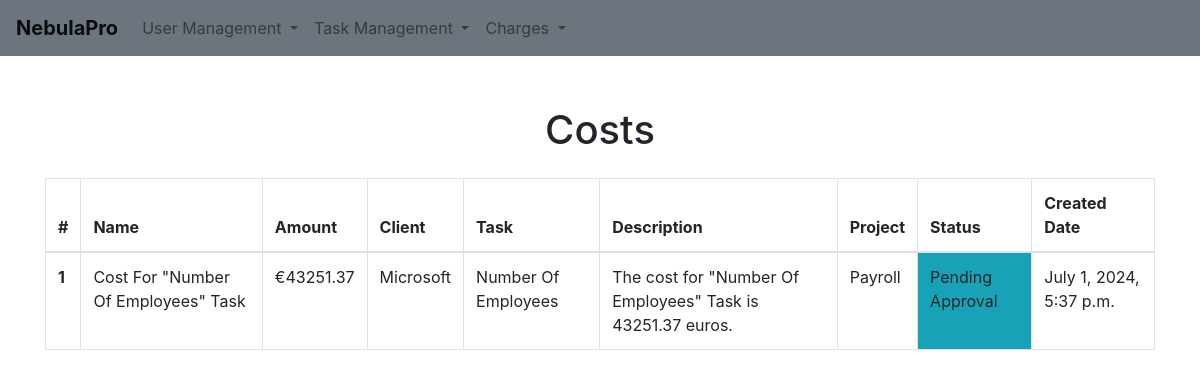
Page /costs/ on the earlier database version.
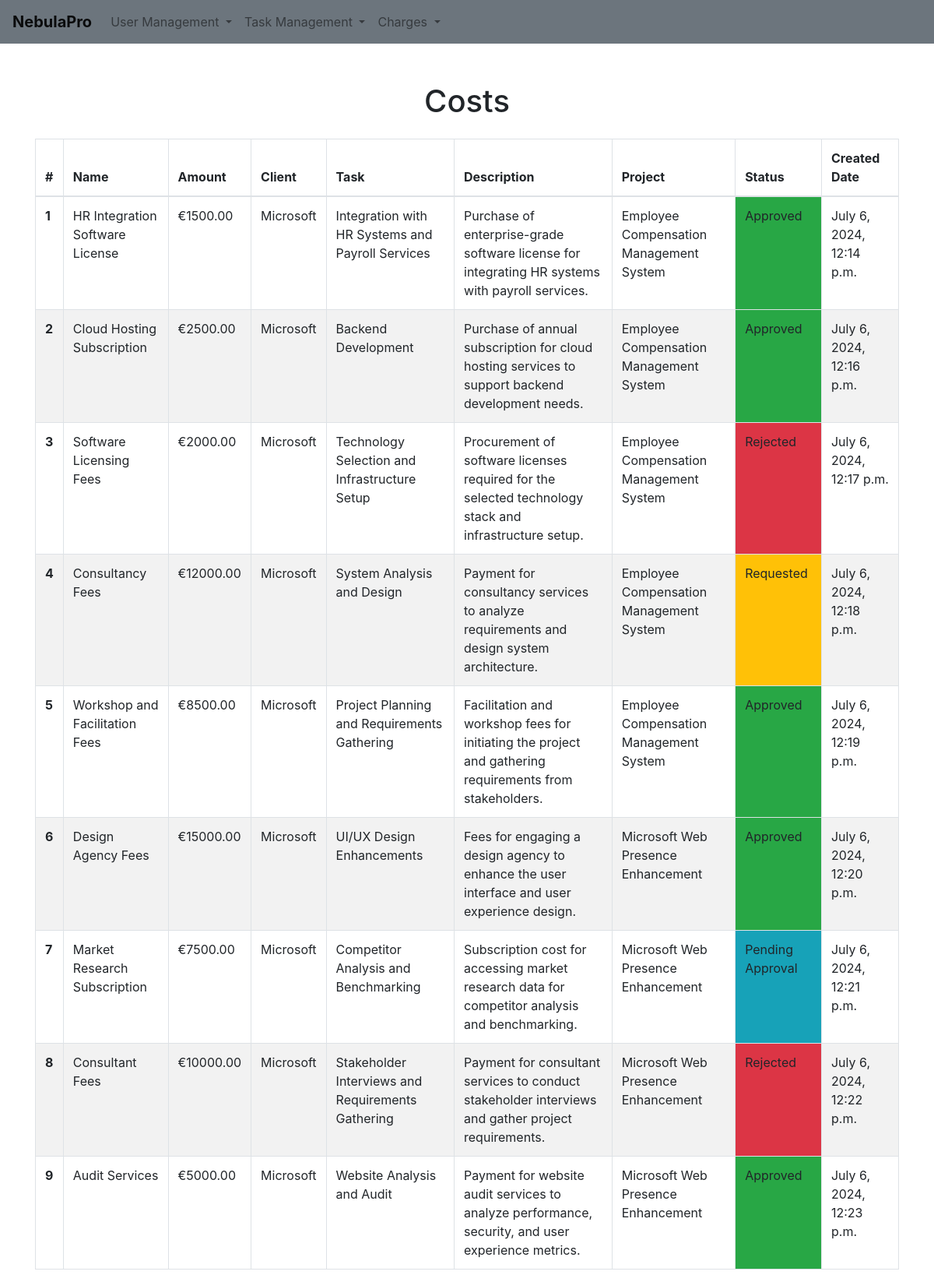
Same page on the later database version.
### charges/models.py (models this page shows, shortened)
class Cost(models.Model):
    name = models.CharField(max_length=225)
    amount = models.DecimalField(max_digits=10, decimal_places=2)
    client = models.ForeignKey(Client, null = False, on_delete=models.CASCADE)
    task = models.ForeignKey(Task, null = False, on_delete=models.CASCADE)
    description = models.TextField()
    project = models.ForeignKey(Project, null = False, on_delete=models.CASCADE)
    status = models.CharField(max_length=225, choices=COST_STATUS_CHOICES, default = 'requested')
    created_date = models.DateTimeField(auto_now_add=True)

### task_management/models.py (models this page shows)
class Client(models.Model):
    industry = models.ForeignKey(Industry, null = True, on_delete=models.SET_NULL)
    name = models.CharField(max_length=225)
    email = models.EmailField(null = True, max_length= 100)
    phone_number = models.CharField(max_length= 20, null = True)
    active = models.BooleanField(default= False)
    user = models.ForeignKey(User, null = True, on_delete=models.SET_NULL)
    created_date = models.DateTimeField(auto_now_add=True)
    def __str__(self):
        return self.name

class Task(models.Model):
    title = models.CharField(max_length=225)
    project = models.ForeignKey(Project, null = True, on_delete=models.CASCADE)
    status = models.CharField(max_length=225, choices=TASK_STATUS_CHOICES, default = 'back_log')
    reporter = models.ForeignKey(User, related_name='reported_tasks', null = True, on_delete=models.SET_NULL)
    assignee = models.ForeignKey(User, related_name='assigned_tasks', null = True, on_delete=models.SET_NULL)
    created_date = models.DateTimeField(auto_now_add=True)
    deadline_date = models.DateField()
    last_modified_date = models.DateTimeField()
    last_modified_by = models.ForeignKey(User, related_name='modified_tasks', null = True, on_delete=models.SET_NULL)
    def __str__(self):
        return self.title

class Project(models.Model):
    title = models.CharField(max_length=225)
    active = models.BooleanField(default= False)
    client = models.ForeignKey(Client, null = False, on_delete=models.CASCADE)
    status = models.CharField(max_length=225, choices=PROJECT_STATUS_CHOICES, default = 'draft')
    created_date = models.DateTimeField(auto_now_add=True)
    start_date = models.DateField()
    end_date = models.DateField()
    total_costs = models.DecimalField(max_digits=10, decimal_places=2)
    def __str__(self):
        return self.title

### charges/views.py (the view)
# urls.py: path('costs/', CostsView.as_view(), name='costs'),
class CostsView(ListView):
    model = Cost
    template_name = 'costs.html'
    context_object_name = 'costs'

### charges/templates/costs.html (shortened to what this page needs)
{% extends 'base.html' %}
{% load static %}
{% block extra_css %}
<link rel="stylesheet" href="{% static 'css/costs.css' %}">
{% endblock %}
{% block content %}
    <div class="container table-container">
        <div class="table-responsive">
            <h1 class="text-center mb-4">Costs</h1>
            <table class="table table-bordered table-striped">
                <thead>
                    <tr>
                        <th scope="col">#</th>
                        <th scope="col">Name</th>
                        <th scope="col">Amount</th>
                        <th scope="col">Client</th>
                        <th scope="col">Task</th>
                        <th scope="col">Description</th>
                        <th scope="col">Project</th>
                        <th scope="col">Status</th>
                        <th scope="col">Created Date</th>
                    </tr>
                </thead>
                <tbody>
                    {% for cost in costs %}
                    <tr class="{% cycle 'table-striped-row-grey' 'table-striped-row-white' %}">
                        <th scope="row">{{ forloop.counter }}</th>
                        <td>{{ cost.name }}</td>
                        <td>€{{ cost.amount }}</td>
                        <td>{{ cost.client }}</td>
                        <td>{{ cost.task }}</td>
                        <td>{{ cost.description }}</td>
                        <td>{{ cost.project }}</td>
                        <td class="status-{{ cost.status }}">{{ cost.get_status_display }}</td>
                        <td>{{ cost.created_date }}</td>
                    </tr>
                    {% endfor %}
                </tbody>
            </table>
        </div>
    </div>
{% endblock %}

### nebula_app/templates/base.html (shortened to what this page needs)
{% load static %}
<!doctype html>
<html lang="en">
  <head>
    <link rel="stylesheet" href="https://cdn.jsdelivr.net/npm/bootstrap@4.6.2/dist/css/bootstrap.min.css">
    {% block extra_css %}{% endblock %}
  </head>
  <body>
    <nav class="navbar navbar-expand-lg navbar-light bg-secondary">
      <a class="navbar-brand" href="{% url 'home' %}"><strong>NebulaPro</strong></a>
      <div class="collapse navbar-collapse" id="navbarSupportedContent">
        <ul class="navbar-nav mr-auto">
          <li class="nav-item dropdown">
            <a class="nav-link dropdown-toggle" href="#" role="button" data-toggle="dropdown" aria-expanded="false">
              User Management
            </a>
          </li>
          <li class="nav-item dropdown">
            <a class="nav-link dropdown-toggle" href="#" role="button" data-toggle="dropdown" aria-expanded="false">
              Task Management
            </a>
          </li>
          <li class="nav-item dropdown">
            <a class="nav-link dropdown-toggle" href="#" role="button" data-toggle="dropdown" aria-expanded="false">
              Charges
            </a>
          </li>
        </ul>
      </div>
    </nav>
    {% block content %}
    {% endblock %}
</html>

### static/css/costs.css (style rules this page uses)
.table th, .table td { padding: 12px; }
.table-container { display: flex; justify-content: center; align-items: flex-start; height: 100vh; margin-top: 50px; }
.table-bordered tbody tr:nth-child(even) { background-color: #f2f2f2; }
.table-bordered tbody tr:nth-child(odd) { background-color: white; }
.text-center { text-align: center; }
.status-requested { background-color: #ffc107; }
.status-pending_approval { background-color: #17a2b8; }
.status-approved { background-color: #28a745; }
.status-rejected { background-color: #dc3545; }
.table-striped-row-grey { background-color: #f8f9fa; }
.table-striped-row-white { background-color: #ffffff; }

Differences in the rows shown:
removed Cost: name "Cost For \"Number Of Employees\" Task", amount "43251.37", client "Microsoft", task "Number Of Employees", description "The cost for \"Number Of Employees\" Task is 43251.37 euros.", project "Payroll", status "Pending Approval", created_date "July 1, 2024, 5:37 p.m."
added Cost: name "HR Integration Software License", amount "1500.00", client "Microsoft", task "Integration with HR Systems and Payroll Services", description "Purchase of enterprise-grade software license for integrating HR systems with payroll services.", project "Employee Compensation Management System", status "Approved", created_date "July 6, 2024, 12:14 p.m."
added Cost: name "Cloud Hosting Subscription", amount "2500.00", client "Microsoft", task "Backend Development", description "Purchase of annual subscription for cloud hosting services to support backend development needs.", project "Employee Compensation Management System", status "Approved", created_date "July 6, 2024, 12:16 p.m."
added Cost: name "Software Licensing Fees", amount "2000.00", client "Microsoft", task "Technology Selection and Infrastructure Setup", description "Procurement of software licenses required for the selected technology stack and infrastructure setup.", project "Employee Compensation Management System", status "Rejected", created_date "July 6, 2024, 12:17 p.m."
added Cost: name "Consultancy Fees", amount "12000.00", client "Microsoft", task "System Analysis and Design", description "Payment for consultancy services to analyze requirements and design system architecture.", project "Employee Compensation Management System", status "Requested", created_date "July 6, 2024, 12:18 p.m."
added Cost: name "Workshop and Facilitation Fees", amount "8500.00", client "Microsoft", task "Project Planning and Requirements Gathering", description "Facilitation and workshop fees for initiating the project and gathering requirements from stakeholders.", project "Employee Compensation Management System", status "Approved", created_date "July 6, 2024, 12:19 p.m."
added Cost: name "Design Agency Fees", amount "15000.00", client "Microsoft", task "UI/UX Design Enhancements", description "Fees for engaging a design agency to enhance the user interface and user experience design.", project "Microsoft Web Presence Enhancement", status "Approved", created_date "July 6, 2024, 12:20 p.m."
added Cost: name "Market Research Subscription", amount "7500.00", client "Microsoft", task "Competitor Analysis and Benchmarking", description "Subscription cost for accessing market research data for competitor analysis and benchmarking.", project "Microsoft Web Presence Enhancement", status "Pending Approval", created_date "July 6, 2024, 12:21 p.m."
added Cost: name "Consultant Fees", amount "10000.00", client "Microsoft", task "Stakeholder Interviews and Requirements Gathering", description "Payment for consultant services to conduct stakeholder interviews and gather project requirements.", project "Microsoft Web Presence Enhancement", status "Rejected", created_date "July 6, 2024, 12:22 p.m."
added Cost: name "Audit Services", amount "5000.00", client "Microsoft", task "Website Analysis and Audit", description "Payment for website audit services to analyze performance, security, and user experience metrics.", project "Microsoft Web Presence Enhancement", status "Approved", created_date "July 6, 2024, 12:23 p.m."
